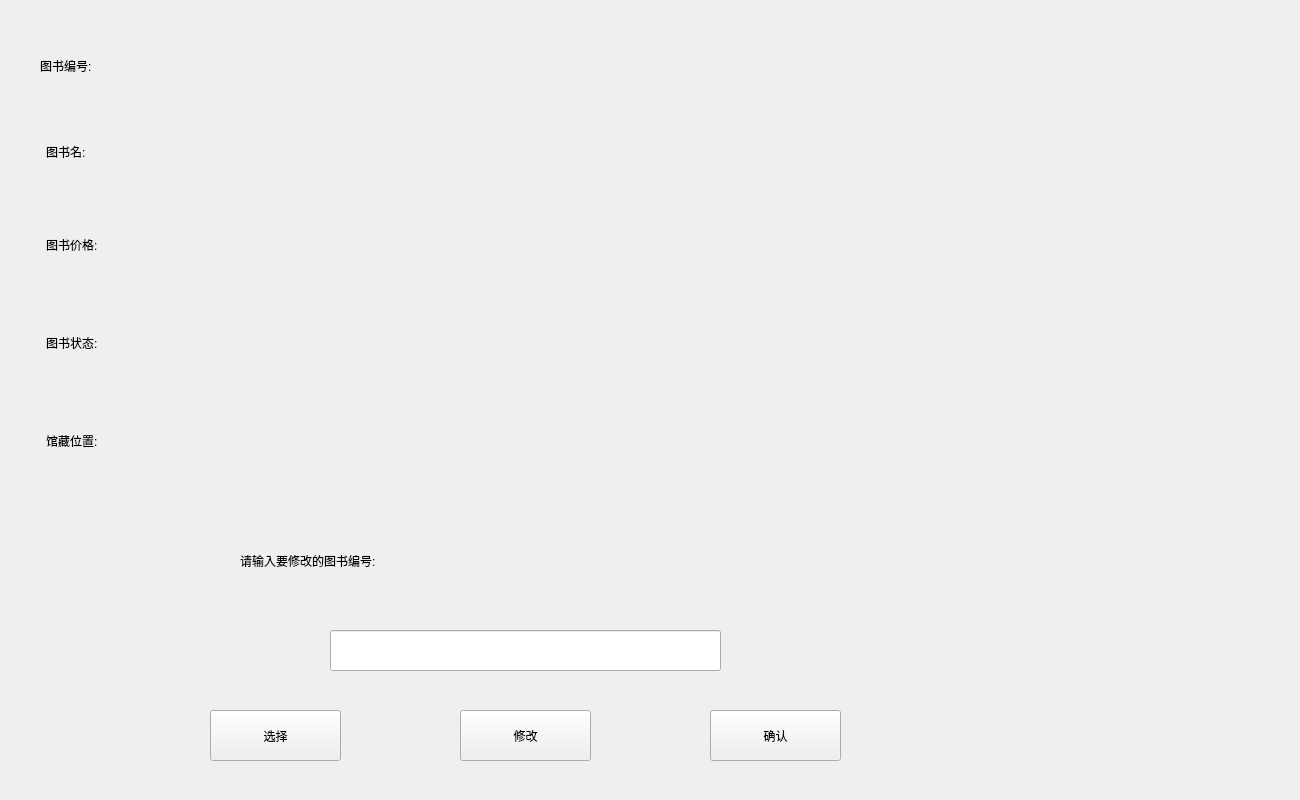
<?xml version="1.0" encoding="UTF-8"?>
<ui version="4.0">
 <class>update_book</class>
 <widget class="QWidget" name="update_book">
  <property name="geometry">
   <rect>
    <x>0</x>
    <y>0</y>
    <width>1300</width>
    <height>800</height>
   </rect>
  </property>
  <property name="sizePolicy">
   <sizepolicy hsizetype="Maximum" vsizetype="Maximum">
    <horstretch>0</horstretch>
    <verstretch>0</verstretch>
   </sizepolicy>
  </property>
  <property name="maximumSize">
   <size>
    <width>1300</width>
    <height>800</height>
   </size>
  </property>
  <property name="windowTitle">
   <string>修改图书信息</string>
  </property>
  <property name="styleSheet">
   <string notr="true">font: 20pt &quot;Arial&quot;;</string>
  </property>
  <widget class="QWidget" name="widget_2" native="true">
   <property name="geometry">
    <rect>
     <x>430</x>
     <y>20</y>
     <width>608</width>
     <height>500</height>
    </rect>
   </property>
   <property name="sizePolicy">
    <sizepolicy hsizetype="Maximum" vsizetype="Maximum">
     <horstretch>0</horstretch>
     <verstretch>0</verstretch>
    </sizepolicy>
   </property>
   <property name="minimumSize">
    <size>
     <width>600</width>
     <height>500</height>
    </size>
   </property>
   <property name="maximumSize">
    <size>
     <width>450</width>
     <height>500</height>
    </size>
   </property>
   <widget class="QLineEdit" name="book_num_display">
    <property name="geometry">
     <rect>
      <x>0</x>
      <y>20</y>
      <width>671</width>
      <height>51</height>
     </rect>
    </property>
    <property name="styleSheet">
     <string notr="true">background:transparent;border-width:0;border-style:outset</string>
    </property>
    <property name="text">
     <string/>
    </property>
    <property name="maxLength">
     <number>20</number>
    </property>
    <property name="readOnly">
     <bool>true</bool>
    </property>
   </widget>
   <widget class="QLineEdit" name="book_name">
    <property name="geometry">
     <rect>
      <x>10</x>
      <y>110</y>
      <width>831</width>
      <height>51</height>
     </rect>
    </property>
    <property name="styleSheet">
     <string notr="true">background:transparent;border-width:0;border-style:outset</string>
    </property>
    <property name="text">
     <string/>
    </property>
    <property name="maxLength">
     <number>30</number>
    </property>
    <property name="readOnly">
     <bool>true</bool>
    </property>
   </widget>
   <widget class="QLineEdit" name="book_price">
    <property name="geometry">
     <rect>
      <x>10</x>
      <y>200</y>
      <width>431</width>
      <height>51</height>
     </rect>
    </property>
    <property name="styleSheet">
     <string notr="true">background:transparent;border-width:0;border-style:outset</string>
    </property>
    <property name="text">
     <string/>
    </property>
    <property name="readOnly">
     <bool>true</bool>
    </property>
   </widget>
   <widget class="QLineEdit" name="book_state">
    <property name="geometry">
     <rect>
      <x>10</x>
      <y>300</y>
      <width>441</width>
      <height>51</height>
     </rect>
    </property>
    <property name="styleSheet">
     <string notr="true">background:transparent;border-width:0;border-style:outset</string>
    </property>
    <property name="text">
     <string/>
    </property>
    <property name="maxLength">
     <number>10</number>
    </property>
    <property name="frame">
     <bool>true</bool>
    </property>
    <property name="readOnly">
     <bool>true</bool>
    </property>
   </widget>
   <widget class="QLineEdit" name="book_position">
    <property name="geometry">
     <rect>
      <x>10</x>
      <y>400</y>
      <width>441</width>
      <height>51</height>
     </rect>
    </property>
    <property name="styleSheet">
     <string notr="true">background:transparent;border-width:0;border-style:outset</string>
    </property>
    <property name="text">
     <string/>
    </property>
    <property name="maxLength">
     <number>30</number>
    </property>
    <property name="readOnly">
     <bool>true</bool>
    </property>
   </widget>
  </widget>
  <widget class="QWidget" name="widget" native="true">
   <property name="geometry">
    <rect>
     <x>40</x>
     <y>30</y>
     <width>221</width>
     <height>500</height>
    </rect>
   </property>
   <property name="sizePolicy">
    <sizepolicy hsizetype="Maximum" vsizetype="Maximum">
     <horstretch>0</horstretch>
     <verstretch>0</verstretch>
    </sizepolicy>
   </property>
   <property name="maximumSize">
    <size>
     <width>221</width>
     <height>791</height>
    </size>
   </property>
   <widget class="QLabel" name="label">
    <property name="geometry">
     <rect>
      <x>0</x>
      <y>10</y>
      <width>371</width>
      <height>51</height>
     </rect>
    </property>
    <property name="text">
     <string>图书编号:</string>
    </property>
   </widget>
   <widget class="QLabel" name="label_2">
    <property name="geometry">
     <rect>
      <x>6</x>
      <y>96</y>
      <width>341</width>
      <height>51</height>
     </rect>
    </property>
    <property name="text">
     <string>图书名:</string>
    </property>
   </widget>
   <widget class="QLabel" name="label_3">
    <property name="geometry">
     <rect>
      <x>6</x>
      <y>194</y>
      <width>331</width>
      <height>41</height>
     </rect>
    </property>
    <property name="text">
     <string>图书价格:</string>
    </property>
   </widget>
   <widget class="QLabel" name="label_4">
    <property name="geometry">
     <rect>
      <x>6</x>
      <y>292</y>
      <width>301</width>
      <height>41</height>
     </rect>
    </property>
    <property name="text">
     <string>图书状态:</string>
    </property>
   </widget>
   <widget class="QLabel" name="label_5">
    <property name="geometry">
     <rect>
      <x>6</x>
      <y>390</y>
      <width>291</width>
      <height>41</height>
     </rect>
    </property>
    <property name="text">
     <string>馆藏位置:</string>
    </property>
   </widget>
  </widget>
  <widget class="QLabel" name="label_6">
   <property name="geometry">
    <rect>
     <x>240</x>
     <y>530</y>
     <width>551</width>
     <height>61</height>
    </rect>
   </property>
   <property name="text">
    <string>请输入要修改的图书编号:</string>
   </property>
  </widget>
  <widget class="QLineEdit" name="book_num">
   <property name="geometry">
    <rect>
     <x>330</x>
     <y>630</y>
     <width>391</width>
     <height>41</height>
    </rect>
   </property>
   <property name="maxLength">
    <number>10</number>
   </property>
  </widget>
  <widget class="QPushButton" name="choose">
   <property name="geometry">
    <rect>
     <x>210</x>
     <y>710</y>
     <width>131</width>
     <height>51</height>
    </rect>
   </property>
   <property name="text">
    <string>选择</string>
   </property>
  </widget>
  <widget class="QPushButton" name="change">
   <property name="geometry">
    <rect>
     <x>460</x>
     <y>710</y>
     <width>131</width>
     <height>51</height>
    </rect>
   </property>
   <property name="text">
    <string>修改</string>
   </property>
  </widget>
  <widget class="QPushButton" name="confirm">
   <property name="geometry">
    <rect>
     <x>710</x>
     <y>710</y>
     <width>131</width>
     <height>51</height>
    </rect>
   </property>
   <property name="text">
    <string>确认</string>
   </property>
  </widget>
 </widget>
 <resources/>
 <connections/>
</ui>
